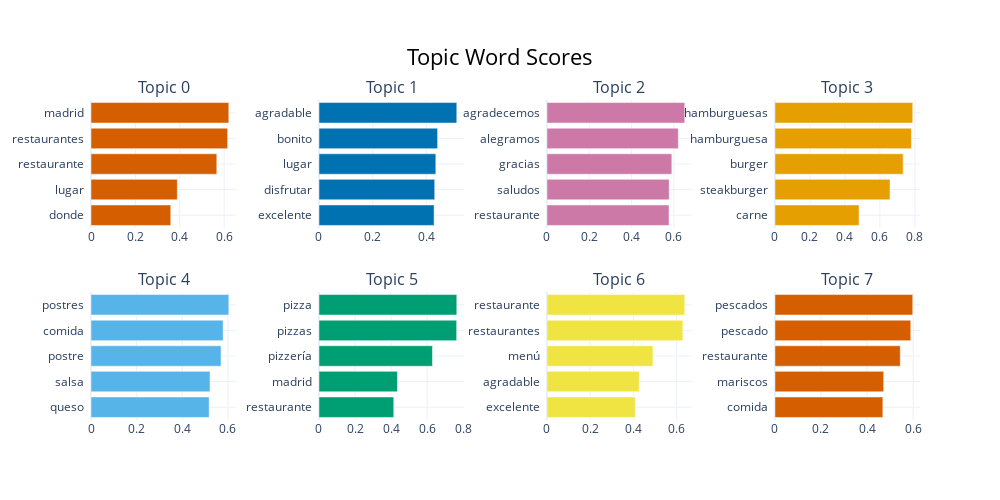

Source (notebook cell):
### Code cell
topic_model_pos.visualize_barchart()

### Figure 1 — Plotly figure (JSON) as saved in the notebook; plotly's stock layout.template omitted (floating-point values rounded to 4 significant figures)
{"data": [{"marker": {"color": "#D55E00"}, "orientation": "h", "type": "bar", "x": [0.3594, 0.3888, 0.5668, 0.6156, 0.6209], "xaxis": "x", "y": ["donde  ", "lugar  ", "restaurante  ", "restaurantes  ", "madrid  "], "yaxis": "y"}, {"marker": {"color": "#0072B2"}, "orientation": "h", "type": "bar", "x": [0.4286, 0.4308, 0.435, 0.4416, 0.513], "xaxis": "x2", "y": ["excelente  ", "disfrutar  ", "lugar  ", "bonito  ", "agradable  "], "yaxis": "y2"}, {"marker": {"color": "#CC79A7"}, "orientation": "h", "type": "bar", "x": [0.577, 0.5778, 0.5903, 0.6209, 0.6514], "xaxis": "x3", "y": ["restaurante  ", "saludos  ", "gracias  ", "alegramos  ", "agradecemos  "], "yaxis": "y3"}, {"marker": {"color": "#E69F00"}, "orientation": "h", "type": "bar", "x": [0.4807, 0.6577, 0.7328, 0.78, 0.7875], "xaxis": "x4", "y": ["carne  ", "steakburger  ", "burger  ", "hamburguesa  ", "hamburguesas  "], "yaxis": "y4"}, {"marker": {"color": "#56B4E9"}, "orientation": "h", "type": "bar", "x": [0.5178, 0.5214, 0.5697, 0.5791, 0.6039], "xaxis": "x5", "y": ["queso  ", "salsa  ", "postre  ", "comida  ", "postres  "], "yaxis": "y5"}, {"marker": {"color": "#009E73"}, "orientation": "h", "type": "bar", "x": [0.4148, 0.4354, 0.6295, 0.7637, 0.7645], "xaxis": "x6", "y": ["restaurante  ", "madrid  ", "pizzería  ", "pizzas  ", "pizza  "], "yaxis": "y6"}, {"marker": {"color": "#F0E442"}, "orientation": "h", "type": "bar", "x": [0.4086, 0.4273, 0.4905, 0.629, 0.6378], "xaxis": "x7", "y": ["excelente  ", "agradable  ", "menú  ", "restaurantes  ", "restaurante  "], "yaxis": "y7"}, {"marker": {"color": "#D55E00"}, "orientation": "h", "type": "bar", "x": [0.4685, 0.4721, 0.5441, 0.5896, 0.5983], "xaxis": "x8", "y": ["comida  ", "mariscos  ", "restaurante  ", "pescado  ", "pescados  "], "yaxis": "y8"}], "layout": {"annotations": [{"font": {"size": 16}, "showarrow": false, "text": "Topic 0", "x": 0.0875, "xanchor": "center", "xref": "paper", "y": 1, "yanchor": "bottom", "yref": "paper"}, {"font": {"size": 16}, "showarrow": false, "text": "Topic 1", "x": 0.3625, "xanchor": "center", "xref": "paper", "y": 1, "yanchor": "bottom", "yref": "paper"}, {"font": {"size": 16}, "showarrow": false, "text": "Topic 2", "x": 0.6375, "xanchor": "center", "xref": "paper", "y": 1, "yanchor": "bottom", "yref": "paper"}, {"font": {"size": 16}, "showarrow": false, "text": "Topic 3", "x": 0.9125, "xanchor": "center", "xref": "paper", "y": 1, "yanchor": "bottom", "yref": "paper"}, {"font": {"size": 16}, "showarrow": false, "text": "Topic 4", "x": 0.0875, "xanchor": "center", "xref": "paper", "y": 0.4, "yanchor": "bottom", "yref": "paper"}, {"font": {"size": 16}, "showarrow": false, "text": "Topic 5", "x": 0.3625, "xanchor": "center", "xref": "paper", "y": 0.4, "yanchor": "bottom", "yref": "paper"}, {"font": {"size": 16}, "showarrow": false, "text": "Topic 6", "x": 0.6375, "xanchor": "center", "xref": "paper", "y": 0.4, "yanchor": "bottom", "yref": "paper"}, {"font": {"size": 16}, "showarrow": false, "text": "Topic 7", "x": 0.9125, "xanchor": "center", "xref": "paper", "y": 0.4, "yanchor": "bottom", "yref": "paper"}], "height": 500, "hoverlabel": {"bgcolor": "white", "font": {"family": "Rockwell", "size": 16}}, "showlegend": false, "title": {"font": {"color": "Black", "size": 22}, "text": "Topic Word Scores", "x": 0.5, "xanchor": "center", "yanchor": "top"}, "width": 1000, "xaxis": {"anchor": "y", "domain": [0, 0.175], "showgrid": true}, "xaxis2": {"anchor": "y2", "domain": [0.275, 0.45], "showgrid": true}, "xaxis3": {"anchor": "y3", "domain": [0.55, 0.725], "showgrid": true}, "xaxis4": {"anchor": "y4", "domain": [0.825, 1], "showgrid": true}, "xaxis5": {"anchor": "y5", "domain": [0, 0.175], "showgrid": true}, "xaxis6": {"anchor": "y6", "domain": [0.275, 0.45], "showgrid": true}, "xaxis7": {"anchor": "y7", "domain": [0.55, 0.725], "showgrid": true}, "xaxis8": {"anchor": "y8", "domain": [0.825, 1], "showgrid": true}, "yaxis": {"anchor": "x", "domain": [0.6, 1], "showgrid": true}, "yaxis2": {"anchor": "x2", "domain": [0.6, 1], "showgrid": true}, "yaxis3": {"anchor": "x3", "domain": [0.6, 1], "showgrid": true}, "yaxis4": {"anchor": "x4", "domain": [0.6, 1], "showgrid": true}, "yaxis5": {"anchor": "x5", "domain": [0, 0.4], "showgrid": true}, "yaxis6": {"anchor": "x6", "domain": [0, 0.4], "showgrid": true}, "yaxis7": {"anchor": "x7", "domain": [0, 0.4], "showgrid": true}, "yaxis8": {"anchor": "x8", "domain": [0, 0.4], "showgrid": true}}}
